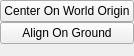
<?xml version="1.0" encoding="UTF-8"?>
<ui version="4.0">
 <class>studiomodel::ModelPanel</class>
 <widget class="QWidget" name="studiomodel::ModelPanel">
  <property name="geometry">
   <rect>
    <x>0</x>
    <y>0</y>
    <width>120</width>
    <height>56</height>
   </rect>
  </property>
  <property name="windowTitle">
   <string>Form</string>
  </property>
  <layout class="QVBoxLayout" name="verticalLayout_2">
   <property name="spacing">
    <number>0</number>
   </property>
   <property name="sizeConstraint">
    <enum>QLayout::SetDefaultConstraint</enum>
   </property>
   <property name="leftMargin">
    <number>0</number>
   </property>
   <property name="topMargin">
    <number>0</number>
   </property>
   <property name="rightMargin">
    <number>0</number>
   </property>
   <property name="bottomMargin">
    <number>0</number>
   </property>
   <item>
    <widget class="qt::widgets::Vector3Edit" name="Origin" native="true"/>
   </item>
   <item>
    <widget class="QPushButton" name="CenterOnWorldOrigin">
     <property name="text">
      <string>Center On World Origin</string>
     </property>
    </widget>
   </item>
   <item>
    <widget class="QPushButton" name="AlignOnGround">
     <property name="text">
      <string>Align On Ground</string>
     </property>
    </widget>
   </item>
   <item>
    <spacer name="verticalSpacer">
     <property name="orientation">
      <enum>Qt::Vertical</enum>
     </property>
     <property name="sizeHint" stdset="0">
      <size>
       <width>20</width>
       <height>0</height>
      </size>
     </property>
    </spacer>
   </item>
  </layout>
 </widget>
 <customwidgets>
  <customwidget>
   <class>qt::widgets::Vector3Edit</class>
   <extends>QWidget</extends>
   <header>qt/widgets/Vector3Edit.hpp</header>
   <container>1</container>
  </customwidget>
 </customwidgets>
 <resources/>
 <connections/>
</ui>
